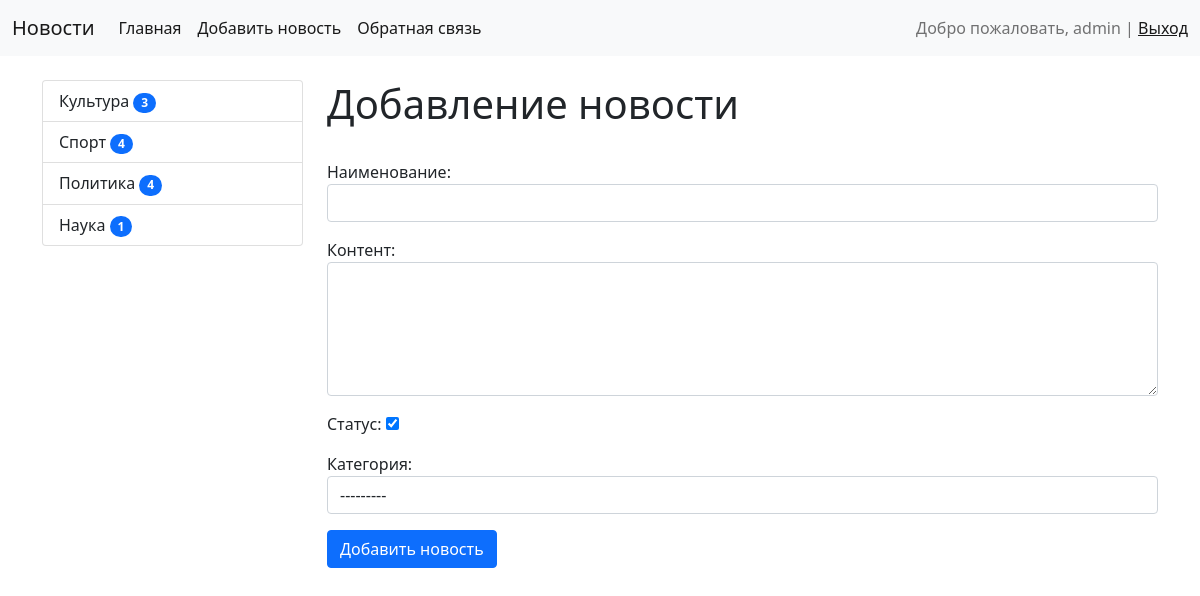
The app's page /news/add-news/ (signed in) with its own data.
### news/models.py (models this page shows)
class Category(models.Model):
    title = models.CharField(max_length=150, db_index=True, verbose_name='Наименование категории')
    def get_absolute_url(self):
        return reverse('category', kwargs={"category_id": self.pk})
    def __str__(self):
        return self.title
    class Meta:
        verbose_name = 'Категория'
        verbose_name_plural = 'Категории'
        ordering = ['title']

### news/views.py (the view)
# urls.py: path('news/add-news/', CreateNews.as_view(), name='add_news')
class CreateNews(LoginRequiredMixin, CreateView):
    form_class = NewsForm
    template_name = 'news/add_news.html'
    login_url = '/admin/'

### news/forms.py (shortened to what this page needs)
class NewsForm(forms.ModelForm):  # forms.Form
    class Meta:
        model = News
        fields = ["title", 'content', 'is_published', 'category']
        widgets = {
            'title': forms.TextInput(attrs={'class': 'form-control'}),
            'content': forms.Textarea(attrs={'class': 'form-control', 'rows': 5}),
            'category': forms.Select(attrs={'class': 'form-control'}),
        }

### news/templatetags/news_tags.py (called while the page is built)
@register.inclusion_tag('news/list_categories.html')
def show_categories():
    categories = Category.objects.annotate(Count('news')).filter(news__count__gt=0)
    return {'categories': categories}

### news/templates/news/add_news.html (shortened to what this page needs)
<!doctype html>
{% extends 'base.html'%}
{% block sidebar %}
{% include 'inc/_sidebar.html' %}
{% endblock %}
{% block content %}
<h1>Добавление новости</h1>
<br>
<form action="{% url 'add_news'%}" method="POST">
    {{ form.as_p }}
    <button type="submit" class="btn btn-primary btn-block">Добавить новость</button>
</form>
{% endblock %}

### templates/inc/_nav.html (shortened to what this page needs)
<nav class="navbar navbar-expand-lg navbar-light bg-light">
    <div class="container-fluid">
        <a class="navbar-brand" href="{% url 'home' %}">Новости</a>
        <div class="collapse navbar-collapse" id="navbarSupportedContent">
            <ul class="navbar-nav me-auto mb-2 mb-lg-0">
                <li class="nav-item"><a class="nav-link active" aria-current="page" href="{% url 'home' %}">Главная</a>
                {% if request.user.is_authenticated %}
                <li class="nav-item"><a class="nav-link active" aria-current="page" href="{% url 'add_news' %}">Добавить новость</a>
                </li>
                {% endif %}
                 {% if request.user.is_authenticated %}
                <li class="nav-item"><a class="nav-link active" aria-current="page" href="{% url 'contact' %}">Обратная связь</a>
                </li>
                {% endif %}
            </ul>
            <span class="navbar-text">
            {% if request.user.is_authenticated %}
            Добро пожаловать, {{ user.username }} | <a href="{% url 'logout' %}">Выход</a>
            {% else %}
                <a href="{% url 'register' %}">Register</a> | <a href="{% url 'login' %}">Login</a>
            {% endif %}
             </span>
        </div>
    </div>
</nav>
<br>

### news/templates/news/list_categories.html
<div class="list-group">
    {% for item in categories %}
    <a href="{{ item.get_absolute_url }}" class="list-group-item list-group-item-action" aria-current="true">
        {{ item.title }}
        <span class="badge bg-primary rounded-pill">{{item.news__count}}</span>
    </a>
    {% endfor %}
</div>

### first_project/static/css/style.css (style rules this page uses)
body { background-color: #ffffff; }

### records on screen
Category: title "Культура", news__count "3"
Category: title "Спорт", news__count "4"
Category: title "Политика", news__count "4"
Category: title "Наука", news__count "1"

### other values on screen
{{ user.username }} "admin"
